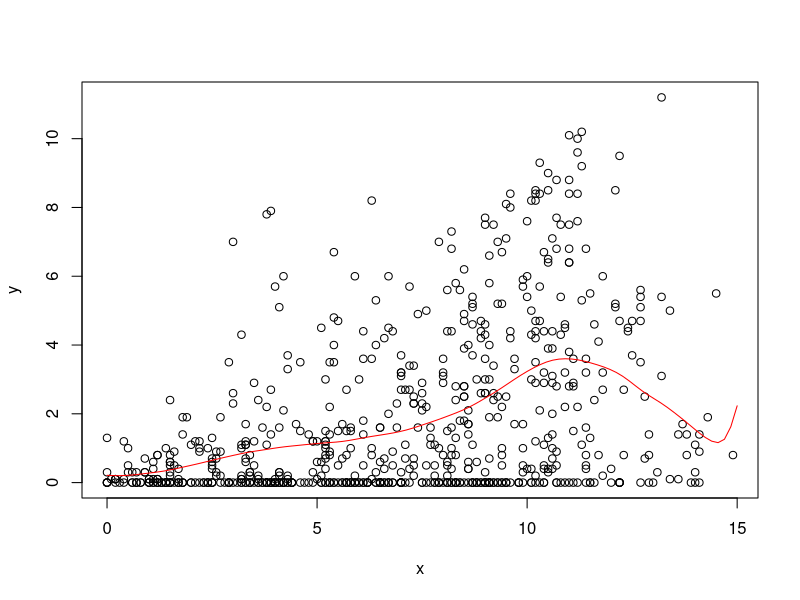
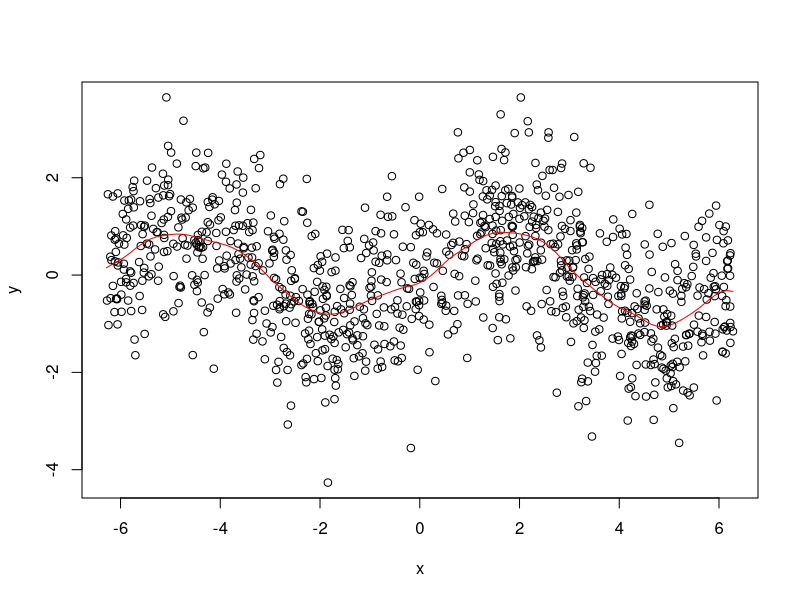

Source code (R) for these figures, in order:
# STAT-S 610
# LAB 4
# 2019-10-03
# https://jfukuyama.github.io/teaching/stat610/assignments/lab4.pdf

# --- functions --- #

#' @param x (numeric) vector of same length as y
#' @param y (numeric) vector of same length as y
#' @param z (numeric) vector, can be of a different length
#' @param omega (numeric) must be a scalar
#' @return (numeric) vector of the same length as z
llr = function(x, y, z, omega) {
  fits = sapply(z, compute_f_hat, x, y, omega)
  return(fits)
}

#' @param z (numeric) must be a scalar
#' @param x (numeric) vector of the same length as y
#' @param y (numeric) vector of the same length as x
#' @param omega (numeric) must be a scalar
#' @return (numeric) scalar
compute_f_hat = function(z, x, y, omega) {
  Wz = make_weight_matrix(z, x, omega)
  X = make_predictor_matrix(x)
  X.new= cbind(X,Wz)
  Y.new= cbind(y,Wz)
  #f_hat = c(1, z) %*% solve(t(X) %*% Wz %*% X) %*% t(X) %*% Wz %*% y
  f_hat = c(1, z) %*% solve(t(X) %*% t(apply(X.new,1,function(s) s[1:2]*s[3]))) %*% t(X) %*% 
    apply(Y.new,1,function(s) s[1]*s[2])
  return(f_hat)
}


#' @param z (numeric) must be a scalar
#' @param x (numeric) vector of arbitrary length
#' @param omega (numeric) must be a scalar
#' @return (numeric) a diagonal matrix
make_weight_matrix = function(z, x, omega) {
  r = abs(x - z) / omega  # this is a vector of the same length as x
  w = sapply(r, W)  # this is a vector of the same length as x and r
  return(w)
}

#' @param r (numeric) must be a scalar
#' @return (numeric) scalar
W = function(r) {
  if (abs(r) < 1) {
    return((1 - abs(r) ** 3) ** 3)
  } else {
    return(0)
  }
}

#' @param x (numeric) vector of arbitrary length
#' @return (numeric) matrix with 2 columns and rows equal to length of x
make_predictor_matrix = function(x) {
  n = length(x)
  return(cbind(rep(1, n), x))
}


# --- example 1 --- #

# get the data
data(french_fries, package = 'reshape2')
french_fries = na.omit(french_fries)

# input data
x = french_fries$potato
y = french_fries$buttery

# space along which to smooth
z = seq(0, 15, length.out = 100)

# run smoothing
fits = llr(z = z, x = x, y = y, omega = 2)

# plot the data and the smoother
plot(x, y)
lines(z, fits, col = 'red')


# --- example 2 --- #

# noisy sine wave
x = runif(1000, -2 * pi, 2 * pi)
y = sin(x) + rnorm(length(x))

# space along which to smooth
z = seq(-2 * pi, 2 * pi, length.out = 100)

# run smoothing
fits = llr(z = z, x = x, y = y, omega = pi / 3)

# plot the data and the smoother
plot(x, y)
lines(z, fits, col = 'red')
